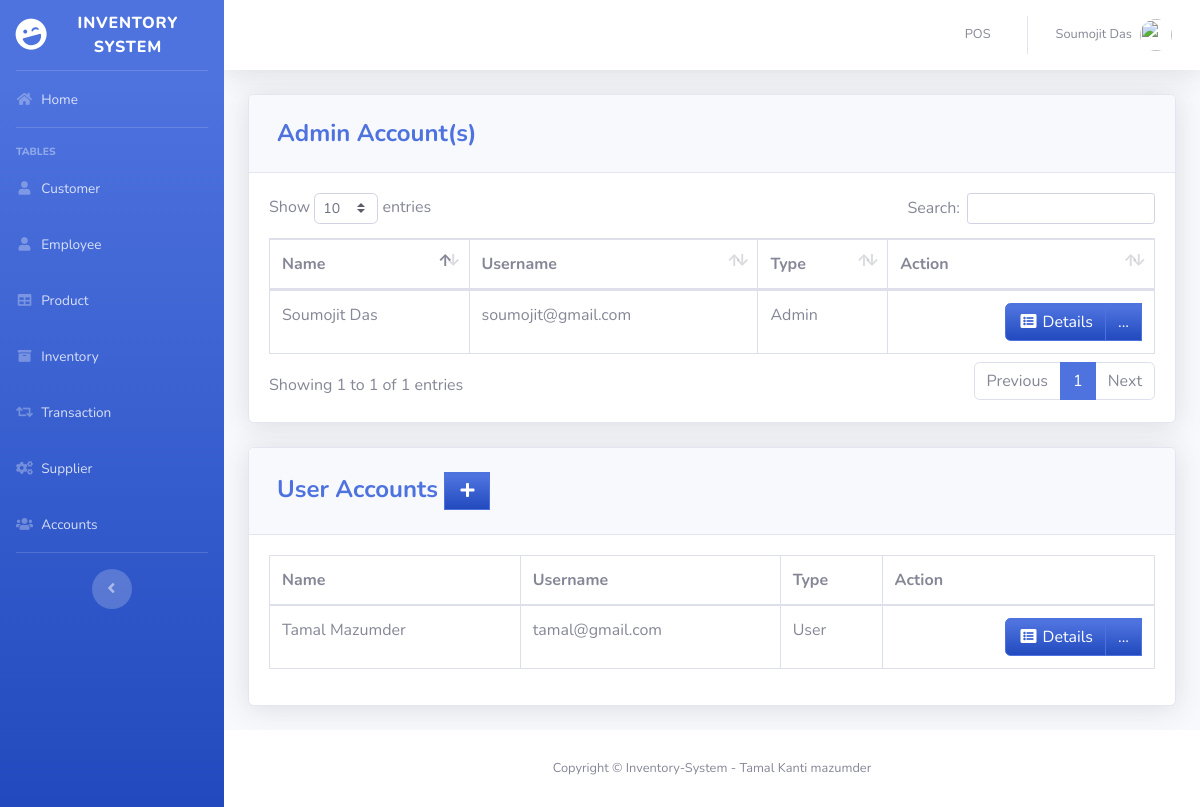
Screenshot of /pages/user.php (signed in) with the database file from the repository.
### tables this page shows
CREATE TABLE `users` (
  `ID` int(11) NOT NULL,
  `EMPLOYEE_ID` int(11) DEFAULT NULL,
  `USERNAME` varchar(50) DEFAULT NULL,
  `PASSWORD` varchar(50) DEFAULT NULL,
  `TYPE_ID` int(11) DEFAULT NULL
);

CREATE TABLE `employee` (
  `EMPLOYEE_ID` int(11) NOT NULL,
  `FIRST_NAME` varchar(50) DEFAULT NULL,
  `LAST_NAME` varchar(50) DEFAULT NULL,
  `GENDER` varchar(50) DEFAULT NULL,
  `EMAIL` varchar(100) DEFAULT NULL,
  `PHONE_NUMBER` varchar(11) DEFAULT NULL,
  `JOB_ID` int(11) DEFAULT NULL,
  `HIRED_DATE` varchar(50) NOT NULL,
  `LOCATION_ID` int(11) DEFAULT NULL
);

CREATE TABLE `type` (
  `TYPE_ID` int(11) NOT NULL,
  `TYPE` varchar(50) DEFAULT NULL
);

### pages/user.php (the view, shortened to what this page needs)
<?php
include'../includes/connection.php';
include'../includes/sidebar.php';
?>
         <div class="card shadow mb-4">
            <div class="card-header py-3">
              <h4 class="m-2 font-weight-bold text-primary">Admin Account(s)</h4>
            </div>
            <div class="card-body">
            <div class="table-responsive">
           <table class="table table-bordered" id="dataTable" width="100%" cellspacing="0">
               <thead>
                   <tr>
                       <th>Name</th>
                       <th>Username</th>
                       <th>Type</th>
                       <th>Action</th>
                   </tr>
               </thead>
          <tbody>
<?php
    $query = 'SELECT ID, FIRST_NAME,LAST_NAME,USERNAME, t.TYPE
              FROM users u
              JOIN employee e ON e.EMPLOYEE_ID=u.EMPLOYEE_ID
              JOIN type t ON t.TYPE_ID=u.TYPE_ID
              WHERE u.TYPE_ID=1';
        $result = mysqli_query($db, $query) or die (mysqli_error($db));
            while ($row = mysqli_fetch_assoc($result)) {
                echo '<tr>';
                echo '<td>'. $row['FIRST_NAME'].' '. $row['LAST_NAME'].'</td>';
                echo '<td>'. $row['USERNAME'].'</td>';
                echo '<td>'. $row['TYPE'].'</td>';
                      echo '<td align="right"> <div class="btn-group">
                              <a type="button" class="btn btn-primary bg-gradient-primary" href="us_searchfrm.php?action=edit & id='.$row['ID'] . '"><i class="fas fa-fw fa-list-alt"></i> Details</a>
                            <div class="btn-group">
                              <a type="button" class="btn btn-primary bg-gradient-primary dropdown no-arrow" data-toggle="dropdown" style="color:white;">
                              ... <span class="caret"></span></a>
                            <ul class="dropdown-menu text-center" role="menu">
                                <li>
                                  <a type="button" class="btn btn-warning bg-gradient-warning btn-block" style="border-radius: 0px;" href="us_edit.php?action=edit & id='.$row['ID']. '">
                                    <i class="fas fa-fw fa-edit"></i> Edit
                                  </a>
                                </li>
                                </li>
                            </ul>
                            </div>
                          </div></td>';
                echo '</tr> ';
                        }
?>
                                </tbody>
                            </table>
                        </div>
                    </div>
                  </div>
         <div class="card shadow mb-4">
            <div class="card-header py-3">
              <h4 class="m-2 font-weight-bold text-primary">User Accounts&nbsp;<a  href="#" data-toggle="modal" data-target="#supplierModal" type="button" class="btn btn-primary bg-gradient-primary" style="border-radius: 0px;"><i class="fas fa-fw fa-plus"></i></a></h4>
            </div>
            <div class="card-body">
            <div class="table-responsive">
           <table class="table table-bordered" id="dataTable" width="100%" cellspacing="0">
               <thead>
                   <tr>
                       <th>Name</th>
                       <th>Username</th>
                       <th>Type</th>
                       <th>Action</th>
                   </tr>
               </thead>
          <tbody>
<?php
    $query = 'SELECT ID, FIRST_NAME,LAST_NAME,USERNAME, t.TYPE
              FROM users u
              JOIN employee e ON e.EMPLOYEE_ID=u.EMPLOYEE_ID
              JOIN type t ON t.TYPE_ID=u.TYPE_ID
              WHERE u.TYPE_ID=2';
        $result = mysqli_query($db, $query) or die (mysqli_error($db));
            while ($row = mysqli_fetch_assoc($result)) {
                echo '<tr>';
                echo '<td>'. $row['FIRST_NAME'].' '. $row['LAST_NAME'].'</td>';
                echo '<td>'. $row['USERNAME'].'</td>';
                echo '<td>'. $row['TYPE'].'</td>';
                      echo '<td align="right"> <div class="btn-group">
                              <a type="button" class="btn btn-primary bg-gradient-primary" href="us_searchfrm.php?action=edit & id='.$row['ID'] . '"><i class="fas fa-fw fa-list-alt"></i> Details</a>
                            <div class="btn-group">
                              <a type="button" class="btn btn-primary bg-gradient-primary dropdown no-arrow" data-toggle="dropdown" style="color:white;">
                              ... <span class="caret"></span></a>
                            <ul class="dropdown-menu text-center" role="menu">
                                <li>
                                  <a type="button" class="btn btn-warning bg-gradient-warning btn-block" style="border-radius: 0px;" href="us_edit.php?action=edit & id='.$row['ID']. '">
                                    <i class="fas fa-fw fa-edit"></i> Edit
                                  </a>
                                </li>
                            </ul>
                            </div>
                          </div></td>';
                echo '</tr> ';
                        }
?>
                                </tbody>
                            </table>
                        </div>
                    </div>
                  </div>
<?php
include'../includes/footer.php';
?>

### rows the page displays
users: EMPLOYEE_ID.FIRST_NAME "Soumojit", EMPLOYEE_ID.LAST_NAME "Das", USERNAME "soumojit@gmail.com", TYPE_ID.TYPE "Admin"
users: EMPLOYEE_ID.FIRST_NAME "Tamal", EMPLOYEE_ID.LAST_NAME "Mazumder", USERNAME "tamal@gmail.com", TYPE_ID.TYPE "User"

### other values shown
$_SESSION['FIRST_NAME'] "Soumojit"
$_SESSION['LAST_NAME'] "Das"
